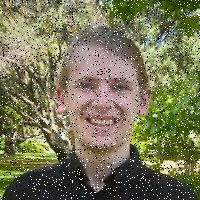
#> input picture assignment1/salt-and-pepper-output.jpg, 200 x 200 px
$ python qst2.py 1.0 salt-and-pepper-output.jpg
#> lines starting #> are read from the running program, lines starting #| are printed output that depends on the picture
#> in main, img is the input picture: shape (200, 200, 3); mean B, G, R 85.7, 118.5, 120.3
import random
import cv2
import sys
import numpy as np

def add_noise(img, density):
#> called with density = 1
    row, col, ch = img.shape
#> row = 200; col = 200; ch = 3

    num_pixels = int(density * row * col)
#> num_pixels = 40000

    # Salt noise
    salt_coords = [
        (random.randint(0, row - 1), random.randint(0, col - 1))
        for _ in range(num_pixels // 2)
    ]
    img[tuple(zip(*salt_coords))] = 255
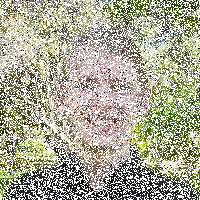
#> img: shape (200, 200, 3); mean B, G, R 151.5, 171.6, 172.7

    # Pepper noise
    pepper_coords = [
        (random.randint(0, row - 1), random.randint(0, col - 1))
        for _ in range(num_pixels // 2)
    ]
    img[tuple(zip(*pepper_coords))] = 0
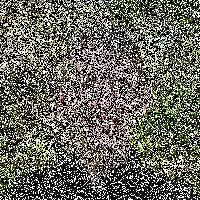
#> img: shape (200, 200, 3); mean B, G, R 92.1, 104.3, 105

    return img

def main():
    if len(sys.argv) != 3:
        print("Usage: python script.py <noise_ratio> <input_image_path>")
        sys.exit(1)

    try:
        density = float(sys.argv[1])
        if not 0 <= density <= 1:
            raise ValueError("Noise ratio must be between 0 and 1")
    except ValueError as e:
        print(f"Invalid noise ratio: {e}")
        sys.exit(1)

    input_path = sys.argv[2]

    try:
        img = cv2.imread(input_path, cv2.IMREAD_COLOR)
        if img is None:
            raise FileNotFoundError(f"Could not read the image: {input_path}")
    except Exception as e:
        print(f"Error reading image: {e}")
        sys.exit(1)

    noisy_img = add_noise(img, density)

    output_path = 'salt-and-pepper-output.jpg'
    cv2.imwrite(output_path, noisy_img)
    print(f"Noisy image saved as {output_path}")

if __name__ == "__main__":
    main()
